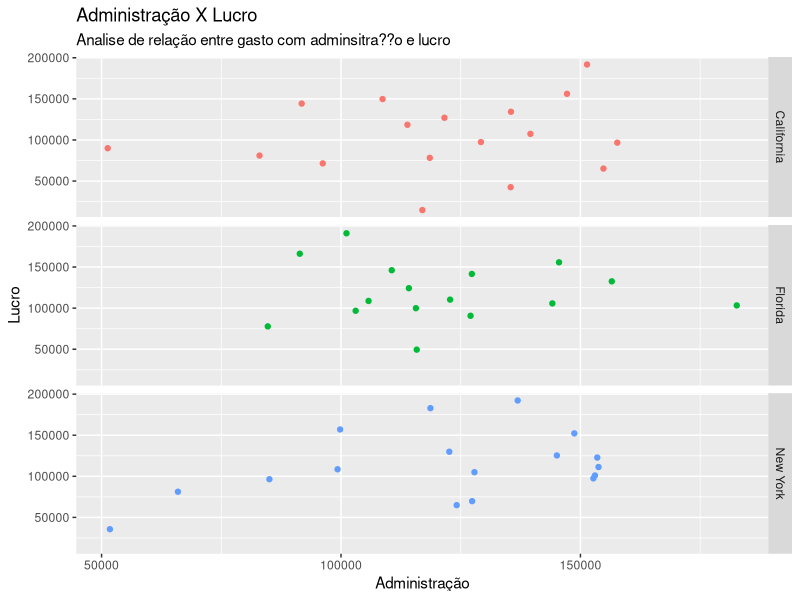
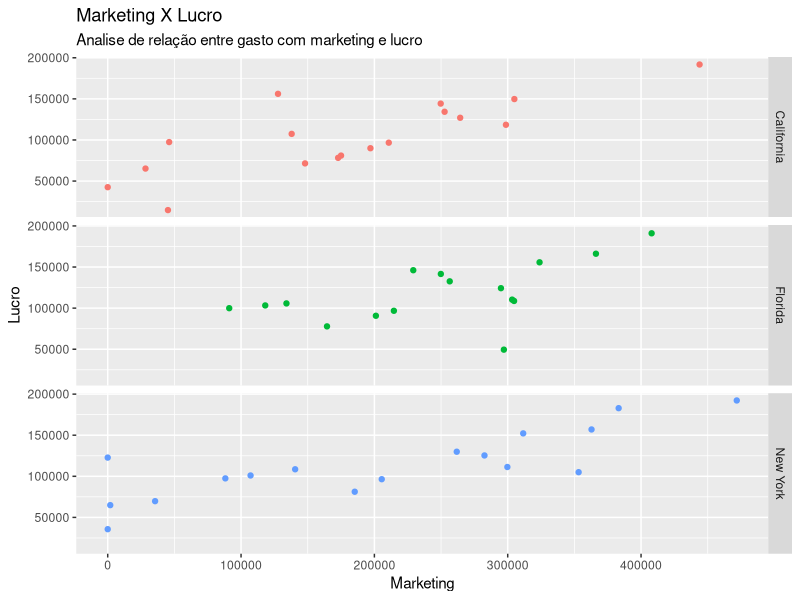
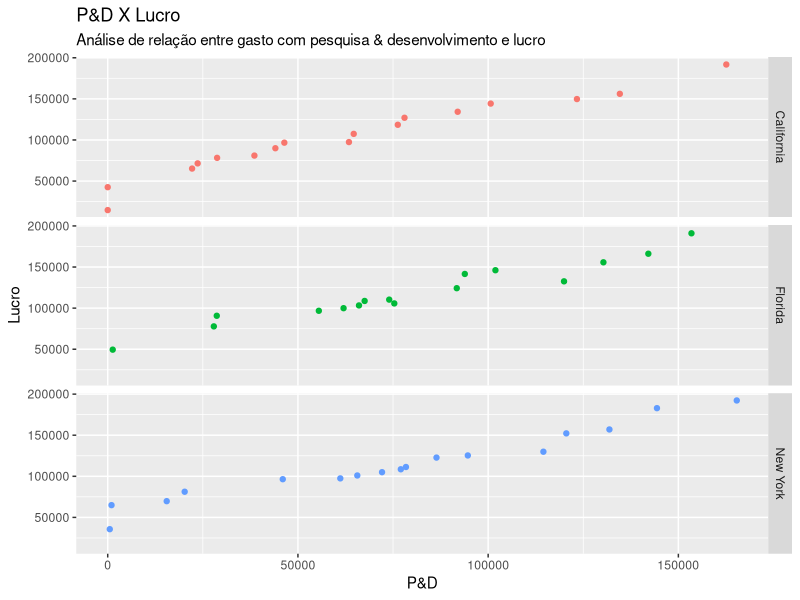
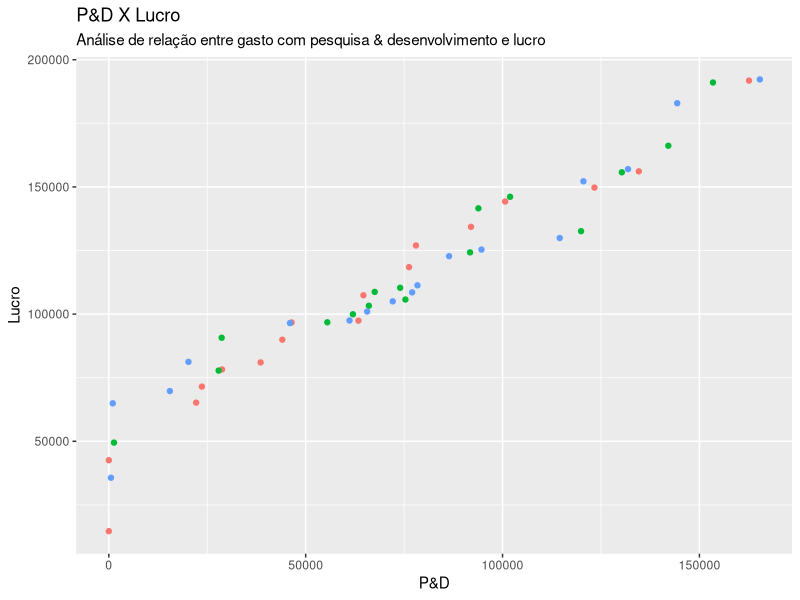
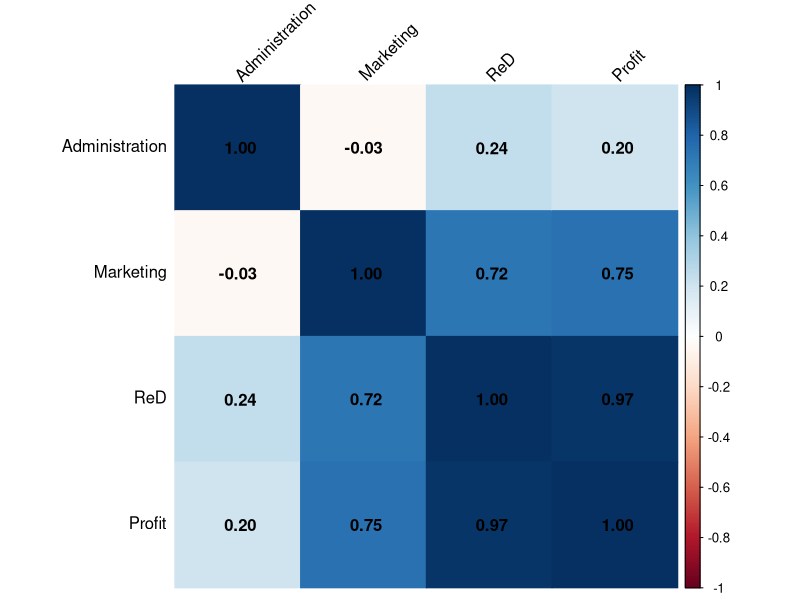
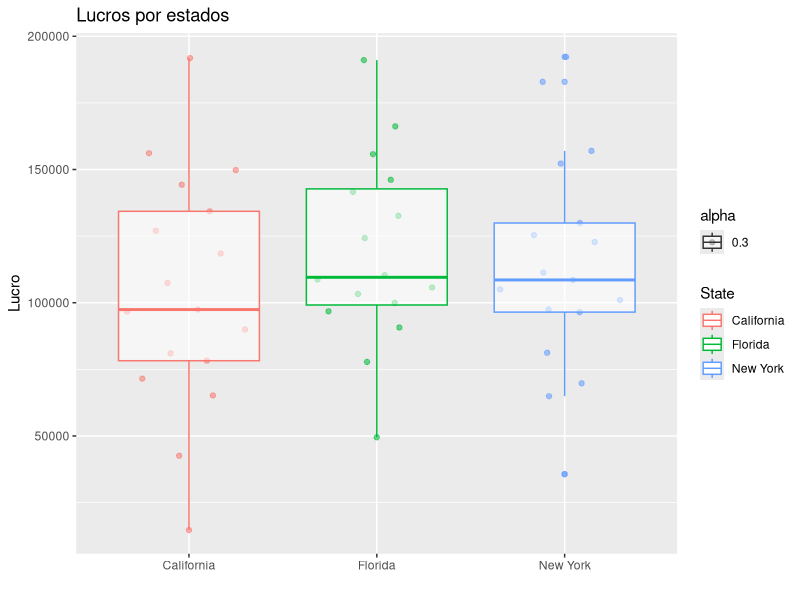
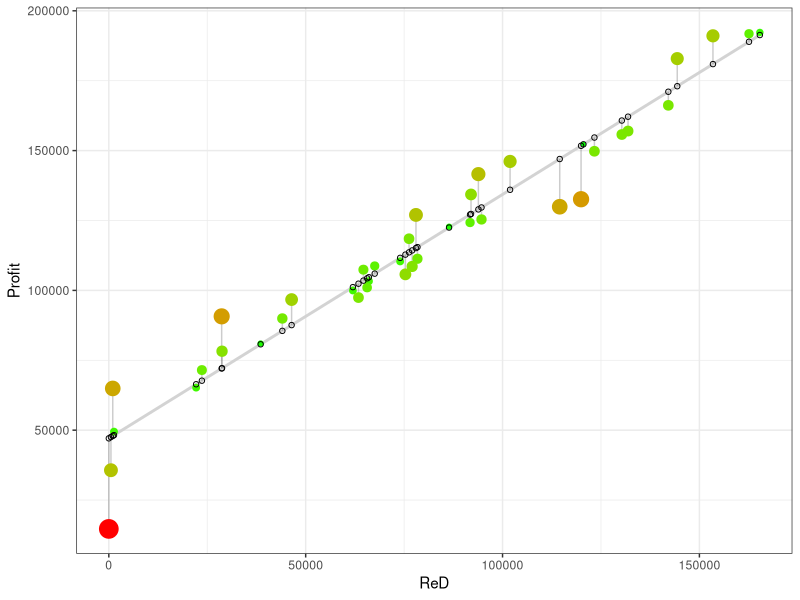
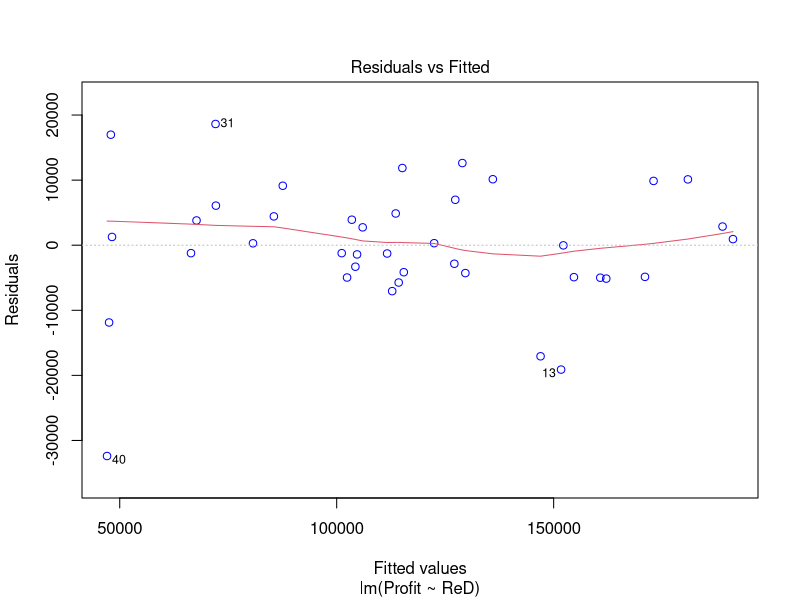

Reproduce these figures in R, in order.
## ---- chunk 1
library(tidyverse)
library(ggbeeswarm)
library(ggplot2)
library(corrplot)
library(caTools)
library(lmtest)
library(car)

knitr::opts_chunk$set(tidy = FALSE, fig.width = 8, fig.height = 6, echo = TRUE)

options(scipen = 999)

dataset = read_csv(here::here("data/50_startups.csv"),
                 col_types = "dddcd")
## ---- chunk 2
ggplot(data = dataset) +
    theme(legend.position="none")+
    geom_point(aes(x = Administration, y = Profit, color = State)) +
    facet_grid(State ~ .) +
    labs(x = "Administração", y = "Lucro", title = "Administração X Lucro", subtitle =  "Analise de relação entre gasto com adminsitra??o e lucro")
## ---- chunk 3
ggplot(data = dataset) +
    theme(legend.position="none")+
    geom_point(aes(x = Marketing, y = Profit, color = State))+
    facet_grid(State ~ .) +
    labs(x = "Marketing", y = "Lucro", title = "Marketing X Lucro", subtitle =  "Analise de relação entre gasto com marketing e lucro")
## ---- chunk 4
ggplot(data = dataset) +
    theme(legend.position="none")+
    geom_point(aes(x = ReD, y = Profit, color = State)) +
    facet_grid(State ~ .) +
    labs(x = "P&D", y = "Lucro", title = "P&D X Lucro", subtitle =  "Análise de relação entre gasto com pesquisa & desenvolvimento e lucro")
## ---- chunk 5
ggplot(data = dataset) +
    theme(legend.position="none")+
    geom_point(aes(x = ReD, y = Profit, color = State)) +
    labs(x = "P&D", y = "Lucro", title = "P&D X Lucro", subtitle =  "Análise de relação entre gasto com pesquisa & desenvolvimento e lucro")
## ---- chunk 6
numerical_columns = dataset[c("ReD", "Profit", "Administration", "Marketing")]
corrplot(cor(numerical_columns), method="color",  
         order="hclust", 
         addCoef.col = "black", 
         tl.col="black", tl.srt=45, 
         sig.level = 0.01, insig = "blank"
         )
## ---- chunk 7
ggplot(data = dataset) +
    geom_quasirandom(aes(x = State, y = Profit, color = State, alpha = 0.3))+
    geom_boxplot(aes(x = State, y = Profit, color = State, alpha = 0.3))+
    labs(x = "", y = "Lucro", title = "Lucros por estados")
## ---- chunk 8
dataset$State = factor(dataset$State,
                       levels = c('New York', 'California', 'Florida'),
                       labels = c(1, 2, 3))
## ---- chunk 9
set.seed(100)
split = sample.split(dataset$Profit, SplitRatio = 0.8)

training_set = subset(dataset, split == TRUE)
test_set = subset(dataset, split == FALSE)
## ---- chunk 10
regressor = lm(formula = Profit ~ .,
               data = training_set)
summary(regressor)
## ---- chunk 11
regressor = lm(formula = Profit ~ Marketing + ReD + State,
               data = training_set)
summary(regressor)
## ---- chunk 12
regressor = lm(formula = Profit ~ Marketing + ReD,
               data = training_set)
summary(regressor)
## ---- chunk 13
regressor = lm(formula = Profit ~ ReD,
               data = training_set)
summary(regressor)
## ---- chunk 14
predicoes = predict(regressor)
residuos = residuals(regressor)

ggplot(training_set, aes(x = ReD, y = Profit)) +
  geom_smooth(method = "lm", se = FALSE, color = "lightgrey") +     # regression line  
  geom_segment(aes(xend = ReD, yend = predicoes), alpha = .2) +     # draw line from point to line
  geom_point(aes(color = abs(residuos), size = abs(residuos))) +    # size of the points
  scale_color_continuous(low = "green", high = "red") +             # colour of the points mapped to residual size - green smaller, red larger
  guides(color = FALSE, size = FALSE) +                             # size legend removed
  geom_point(aes(y = predicoes), shape = 1) +
  theme_bw() 
## ---- chunk 15
plot(regressor, which=1, col=c("blue"))
## ---- chunk 16
plot(regressor, which=2, col=c("blue"))
## ---- chunk 17
plot(density(residuos))
## ---- chunk 18
shapiro.test(residuos)
## ---- chunk 19
plot(regressor, which=3, col=c("blue"))  # Scale-Location Plot
## ---- chunk 20
bptest(regressor)
## ---- chunk 21
durbinWatsonTest(regressor)
